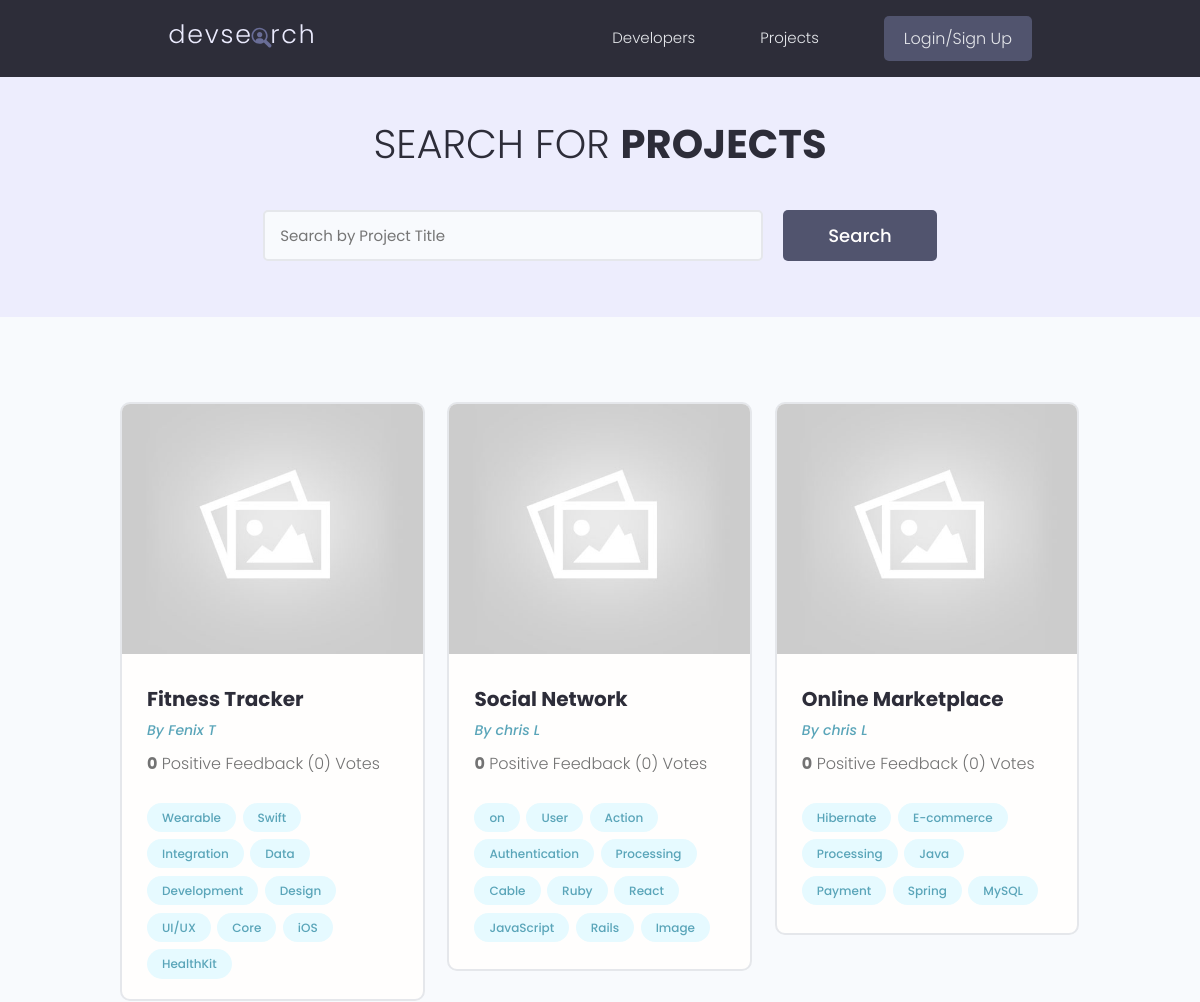
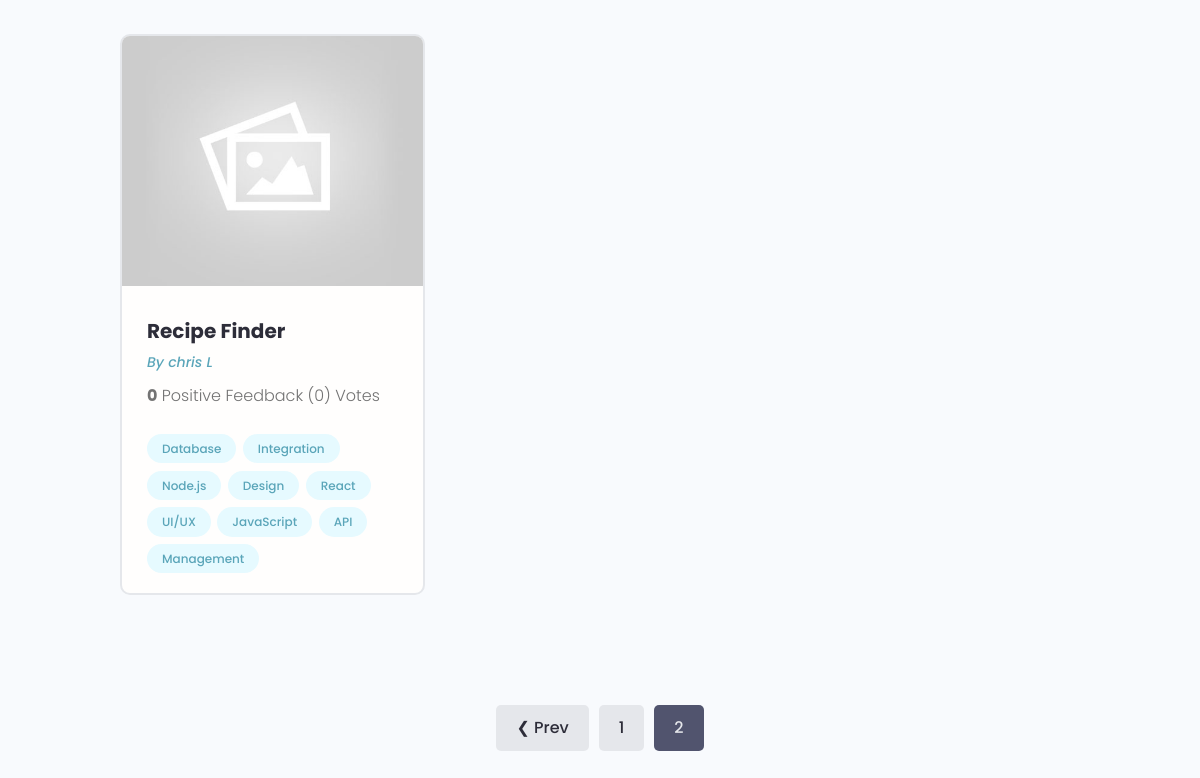
Screenshot of /projects/?page=2 with the database file from the repository (2 pictures, top to bottom).
### projects/models.py (models this page shows, shortened)
class Project(models.Model):
    owner = models.ForeignKey(Profile, null=True, blank=True, on_delete=models.CASCADE)
    title = models.CharField(max_length=200)
    description = models.TextField(null=True, blank=True)
    featured_image = models.ImageField(null=True, blank=True, default="default.jpg")
    demo_link = models.CharField(max_length=2000, null=True, blank=True)
    source_link = models.CharField(max_length=2000, null=True, blank=True)
    tags = models.ManyToManyField('Tag', blank=True)
    vote_total = models.IntegerField(default=0, null=True, blank=True)
    vote_ratio = models.IntegerField(default=0, null=True, blank=True)
    created = models.DateTimeField(auto_now_add=True)
    id = models.UUIDField(default=uuid.uuid4, unique=True, primary_key=True, editable=False)
    class Meta:
        ordering = ['-vote_ratio', '-vote_total', '-created']
    @property
    def imageURL(self):
        try:
            url = self.featured_image.url
        except:
            url = ''
        return url

class Tag(models.Model):
    name = models.CharField(max_length=200)
    created = models.DateTimeField(auto_now_add=True)
    id = models.UUIDField(default=uuid.uuid4, unique=True, primary_key=True, editable=False)
    def __str__(self):
        return self.name

### users/models.py (models this page shows, shortened)
class Profile(models.Model):
    user = models.OneToOneField(User, on_delete=models.CASCADE, null=True, blank=True)
    name = models.CharField(max_length=200, blank=True, null=True)
    email = models.CharField(max_length=500, blank=True, null=True)
    username = models.CharField(max_length=200, blank=True, null=True)
    location = models.CharField(max_length=200, blank=True, null=True)
    short_intro = models.CharField(max_length=200, blank=True, null=True)
    bio = models.TextField(blank=True, null=True)
    profile_image = models.ImageField(null=True, blank=True,upload_to='profiles/', default="profiles/user-default.png")
    social_github = models.CharField(max_length=200, blank=True, null=True)
    social_twitter = models.CharField(max_length=200, blank=True, null=True)
    social_linkedin = models.CharField(max_length=200, blank=True, null=True)
    social_youtube = models.CharField(max_length=200, blank=True, null=True)
    created = models.DateTimeField(auto_now_add=True)
    id = models.UUIDField(default=uuid.uuid4, unique=True, primary_key=True, editable=False)
    class Meta:
        ordering = ['-created']

### projects/views.py (the view)
# urls.py: path('projects/', include('projects.urls')),
def projects(request):
    projects, search_query = searchProjects(request)
    custom_range, projects  = paginateProjects(request, projects, 6)
    context = {'projects': projects, 'search_query': search_query, 'custom_range': custom_range}
    return render(request, 'projects/projects.html', context)

### projects/utils.py (called while the page is built)
def paginateProjects(request, projects, results):
    page = request.GET.get('page')
    paginator = Paginator(projects, results)
    try:
        projects = paginator.page(page)
    except PageNotAnInteger:
        page = 1
        projects = paginator.page(page)
    except EmptyPage:
        page = paginator.num_pages
        projects = paginator.page(page)
    leftIndex = (int(page)-4)
    if leftIndex <1:
        leftIndex = 1
    rightIndex = (int(page)+5)
    if rightIndex > paginator.num_pages:
        rightIndex = paginator.num_pages +1
    custom_range = range(leftIndex, rightIndex)
    return custom_range, projects

def searchProjects(request):
    search_query = ''
    if request.GET.get('search_query'):
        search_query = request.GET.get('search_query')
    tags = Tag.objects.filter(name__icontains=search_query)
    projects = Project.objects.distinct().filter(
        Q(title__icontains=search_query) |
        Q(description__icontains=search_query) |
        Q(owner__name__icontains=search_query) |
        Q(tags__in=tags)
    )
    return projects, search_query

### projects/templates/projects/projects.html (shortened to what this page needs)
{% extends 'main.html' %}
{% block content %}
    <main class="projects">
        <section class="hero-section text-center">
            <div class="container container--narrow">
                <div class="hero-section__box">
                    <h2>
                        Search for <span>Projects</span>
                    </h2>
                </div>
                <div class="hero-section__search">
                    <form id='searchForm'
                          class="form"
                          action="{% url 'projects' %}"
                          method="get">
                        <div class="form__field">
                            <input class="input input--text"
                                   id="formInput#search"
                                   type="text"
                                   name="search_query"
                                   placeholder="Search by Project Title"
                                   value="{{ search_query }}"/>
                        </div>
                        <input class="btn btn--sub btn--lg" type="submit" value="Search" />
                    </form>
                </div>
            </div>
        </section>
        <section class="projectsList">
            <div class="container">
                <div class="grid grid--three">
                    {% for project in projects %}
                        <div class="column">
                            <div class="card project">
                                <a href="{% url 'project' project.id %}" class="project">
                                    <img class="project__thumbnail"
                                         src="{{ project.imageURL }}"
                                         alt="project thumbnail"/>
                                    <div class="card__body">
                                        <h3 class="project__title">{{ project.title }}</h3>
                                        <p>
                                            <a class="project__author"
                                               href="{% url 'user-profile' project.owner.id %}">By {{ project.owner.name }}</a>
                                        </p>
                                        <p class="project--rating">
                                            <span style="font-weight: bold;">{{ project.vote_ratio }}</span> Positive
                                            Feedback ({{ project.vote_total }}) Vote{{ project.vote_total|pluralize:"s" }}
                                        </p>
                                        <div class="project__tags">
                                            {% for tag in project.tags.all %}
                                                <span class="tag tag--pill tag--main">
                                                    <small>{{ tag }}</small>
                                                </span>
                                            {% endfor %}
                                        </div>
                                    </div>
                                </a>
                            </div>
                        </div>
                    {% endfor %}
                </div>
            </div>
        </section>
        {% include "pagination.html" with queryset=projects custom_range=custom_range search_query=search_query %}
    </main>
{% endblock content %}

### static/styles/app.css (style rules this page uses)
:root { --color-sub: #2d2d39; }
.btn--sub { background-color: var(--color-sub-light); }
.card { border: 2px solid var(--color-light); }
img { width: 100%; }
.hero-section { height: 40vh; display: flex; align-items: center; background-color: var(--color-sub); }
.hero-section__box { margin-bottom: 4rem; }
.hero-section__box > h2, .hero-section__box > h2 > span { font-size: 4rem; color: var(--color-light); line-height: 1.3; text-transform: uppercase; }
.hero-section__box > h2 { font-weight: 300; }
.hero-section__box > h2 > span { font-weight: 700; }
.hero-section__search > .form { display: flex; align-items: center; justify-content: center; gap: 2rem; }
.hero-section__search > .form input.input--text { width: 50rem; }
.project__author { font-size: 1.4rem; font-style: italic; }
.project--rating { margin-bottom: 1.6em; margin-top: .5em; }
.projects > .hero-section { background: var(--color-sub-lighter); height: 30vh; }
.projects .hero-section__box { margin-bottom: 2.5rem; }
.projects .hero-section__box > h2 { color: var(--color-sub); }
.projects .hero-section__box > h2 > span { font-weight: 700; color: var(--color-sub); }
.projectsList { margin-top: 8rem; }
.project__thumbnail { height: 25rem; object-fit: cover; object-position: top center; }
.project__title { font-size: 2rem; font-weight: 700; color: var(--color-sub); }

### static/uikit/styles/modules/_variables.css (style rules this page uses)
:root { --color-main: #5aa5b9; --color-main-light: #e6faff; --color-sub: #3f4156; --color-sub-light: #51546e; --color-sub-lighter: #ededfd; --color-text: #737373; --color-gray: #8b8b8b; --color-light: #e5e7eb; --color-light-gray: #767676; --color-bg: #f8fafd; --color-white: #fffefd; --color-white-light: #f3f3f3; --color-success: #359e64; --color-success-bg: #def8e8; --color-error: #fc4b0b; --color-error-bg: #fff2ee; --font-base: 'Poppins', arial, helvetica, 'Segoe UI', roboto, ubuntu, sans-serif; --font-monospace: 'Fira Code', 'Courier New', courier, monospace; --font-regular: 300; --font-medium: 500; --font-bold: 700; --generic-shadow: 1px 1px 5px #00000010; --generic-transition: all 0.3s ease-in-out; }

### static/uikit/styles/modules/_base.css (style rules this page uses)
* { margin: 0; padding: 0; box-sizing: border-box; text-rendering: optimizeLegibility; color: inherit; font-size: inherit; }
html { font-size: 50%; }
@media only screen and (min-width: 480px) { html { font-size: 56.25%; } }
@media only screen and (min-width: 1200px) { html { font-size: 62.5%; } }
body { line-height: 1.6; font-weight: 400; font-size: 1.5rem; color: var(--color-text); background-color: var(--color-bg); min-height: 100vh; }

### static/uikit/styles/modules/_typography.css (style rules this page uses)
* { font-family: var(--font-base); }
h2 { font-size: 3.6rem; font-weight: var(--font-bold); }
h3 { font-size: 3.2rem; font-weight: var(--font-medium); }
p, span, strong { font-size: 1.6rem; color: var(--color-text); font-weight: var(--font-regular); }
a { padding-bottom: 2px; text-decoration: none; display: inline-block; color: var(--color-main); font-weight: var(--font-medium); }

### static/uikit/styles/modules/_utilities.css (style rules this page uses)
.container { width: 92%; max-width: 165rem; margin: 0 auto; box-sizing: border-box; }
.container--narrow { width: 92%; max-width: 120rem; }
@media screen and (min-width: 1000px) { .container { width: 90%; } }
@media screen and (min-width: 1000px) { .container--narrow { width: 85%; } }
@media screen and (min-width: 1200px) { .container { width: 80%; } }
@media screen and (min-width: 1200px) { .container--narrow { width: 72%; } }
.text-center { text-align: center; }

### static/uikit/styles/modules/_button.css (style rules this page uses)
.btn { display: inline-block; position: relative; cursor: pointer; background-color: var(--color-light); font-weight: var(--font-medium); color: var(--color-sub); text-decoration: none; padding: 1rem 2rem; border-radius: 0.5rem; border: none; width: -webkit-fit-content; width: -moz-fit-content; width: fit-content; height: -webkit-fit-content; height: -moz-fit-content; height: fit-content; font-size: 1.6rem; outline-width: 0; outline-color: transparent; -webkit-backface-visibility: hidden; backface-visibility: hidden; transition: all 0.3s ease-in-out; }
.btn--sub { background-color: var(--color-sub); color: var(--color-white); }
.btn--lg { font-size: 1.8rem; padding: 1.2rem 4.5rem; }

### static/uikit/styles/modules/_card.css (style rules this page uses)
.card { border-radius: 1rem; background-color: var(--color-white); border: 1.5px solid var(--color-light); width: auto; height: auto; margin-top: 0.5rem; margin-bottom: 0.5rem; overflow: hidden; }
.card__body, .card__header { padding: 2rem 2.5rem; }

### rows the page displays
Project: imageURL (placeholder picture), title "Fitness Tracker", owner.name "Fenix T", vote_ratio "0", vote_total "0"
Tag: name "Wearable"
Tag: name "Swift"
Tag: name "Integration"
Tag: name "Data"
Tag: name "Development"
Tag: name "Design"
Tag: name "UI/UX"
Tag: name "Core"
Tag: name "iOS"
Tag: name "HealthKit"
Project: imageURL (placeholder picture), title "Social Network", owner.name "chris L", vote_ratio "0", vote_total "0"
Tag: name "on"
Tag: name "User"
Tag: name "Action"
Tag: name "Authentication"
Tag: name "Processing"
Tag: name "Cable"
Tag: name "Ruby"
Tag: name "React"
Tag: name "JavaScript"
Tag: name "Rails"
Tag: name "Image"
Project: imageURL (placeholder picture), title "Online Marketplace", owner.name "chris L", vote_ratio "0", vote_total "0"
Tag: name "Hibernate"
Tag: name "E-commerce"
Tag: name "Java"
Tag: name "Payment"
Tag: name "Spring"
Tag: name "MySQL"
Project: imageURL (placeholder picture), title "Recipe Finder", owner.name "chris L", vote_ratio "0", vote_total "0"
Tag: name "Database"
Tag: name "Node.js"
Tag: name "API"
Tag: name "Management"

### other values shown
{{ page }} "1"
{{ page }} "2"
